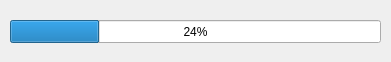
<?xml version="1.0" encoding="UTF-8"?>
<ui version="4.0">
 <class>QProgressDialog</class>
 <widget class="QDialog" name="QProgressDialog">
  <property name="geometry">
   <rect>
    <x>0</x>
    <y>0</y>
    <width>391</width>
    <height>62</height>
   </rect>
  </property>
  <property name="windowTitle">
   <string>Dialog</string>
  </property>
  <widget class="QProgressBar" name="progressBar">
   <property name="geometry">
    <rect>
     <x>10</x>
     <y>20</y>
     <width>371</width>
     <height>23</height>
    </rect>
   </property>
   <property name="value">
    <number>24</number>
   </property>
  </widget>
 </widget>
 <resources/>
 <connections/>
</ui>
